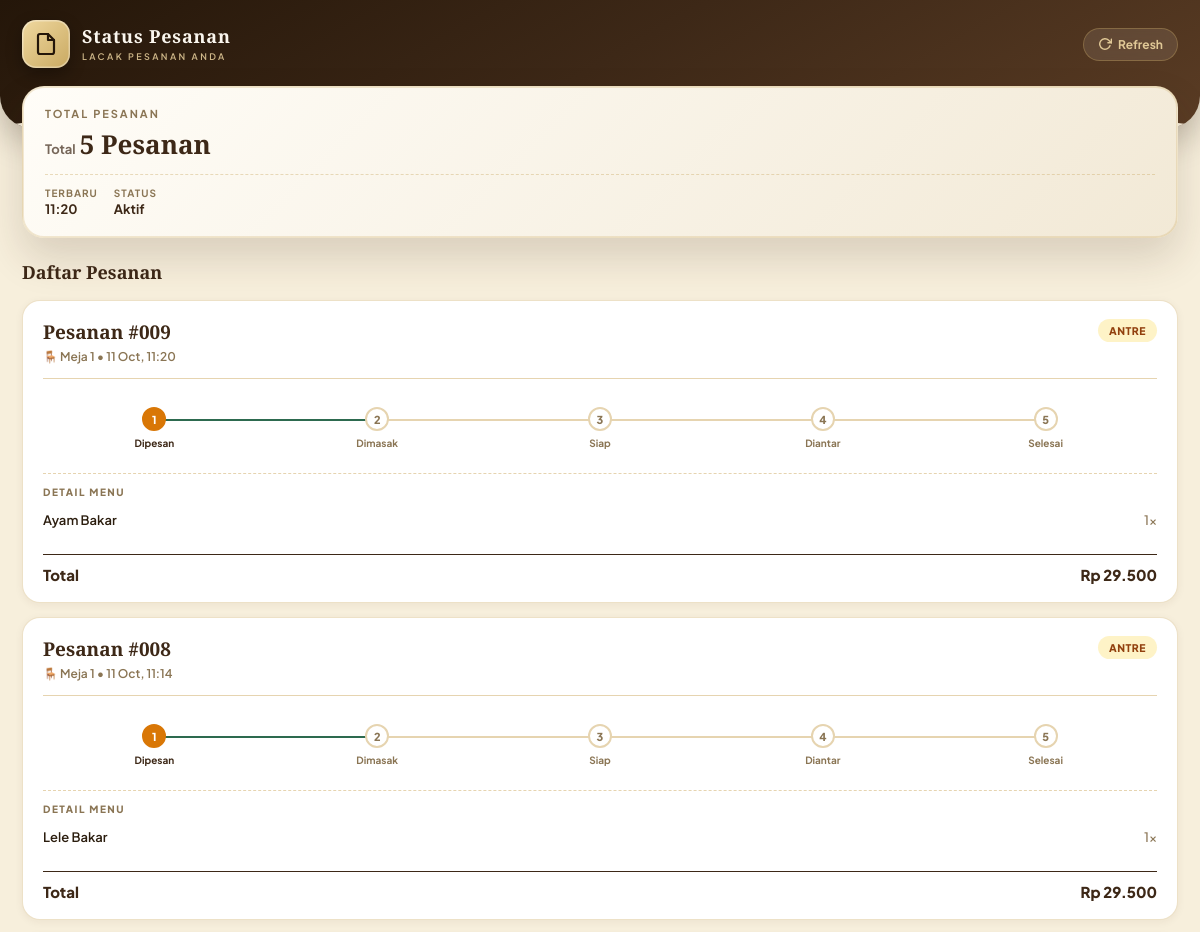
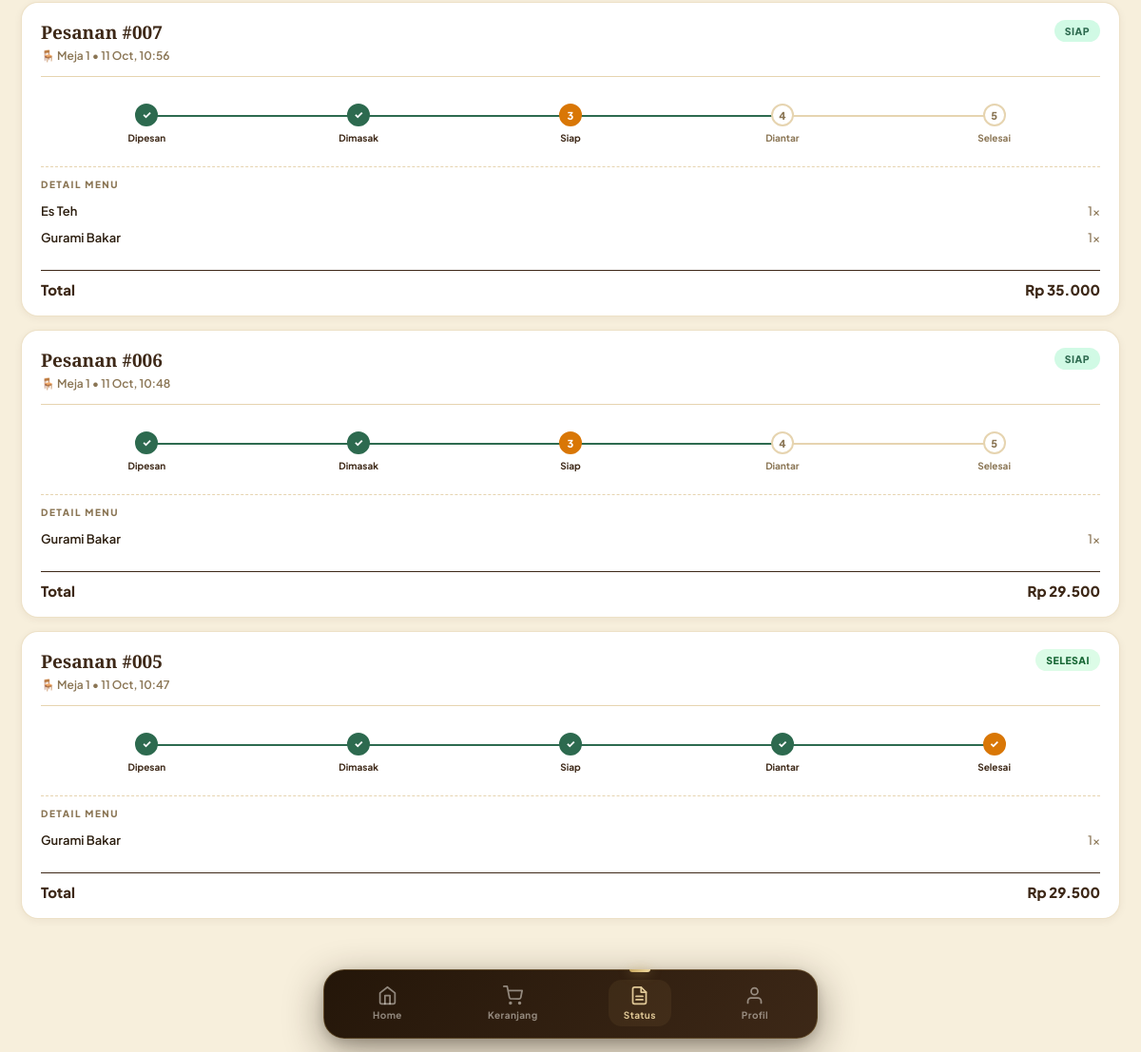
The app's page /user/status.php with its own data (2 pictures, top to bottom).
### tables this page shows
CREATE TABLE `pesanan` (
  `id_pesanan` int NOT NULL,
  `id_user` int DEFAULT NULL,
  `id_meja` int DEFAULT NULL,
  `total_harga` decimal(12,2) DEFAULT NULL,
  `status_bayar` enum('belum_bayar','lunas') DEFAULT NULL,
  `created_at` datetime DEFAULT NULL,
  `metode_bayar` enum('debit','cash','qris','e-wallet') NOT NULL,
  `catatan` text NOT NULL
);

CREATE TABLE `meja` (
  `id_meja` int NOT NULL,
  `nomor_meja` int DEFAULT NULL,
  `status_meja` enum('kosong','terisi') DEFAULT NULL,
  `qr_code` varchar(255) NOT NULL
);

CREATE TABLE `detail_pesanan` (
  `id_detail` int NOT NULL,
  `id_pesanan` int DEFAULT NULL,
  `id_menu` int DEFAULT NULL,
  `jumlah` int DEFAULT NULL,
  `harga_satuan` decimal(12,2) DEFAULT NULL,
  `subtotal` decimal(12,2) DEFAULT NULL,
  `status_memasak` enum('antre','dimasak','selesai','diantar') DEFAULT NULL
);

CREATE TABLE `menu` (
  `id_menu` int NOT NULL,
  `id_kategori` int DEFAULT NULL,
  `nama_menu` varchar(100) DEFAULT NULL,
  `harga` decimal(12,2) DEFAULT NULL,
  `foto` varchar(255) DEFAULT NULL,
  `deskripsi` text,
  `status_stok` enum('tersedia','habis') DEFAULT NULL
);

### user/status.php (the view, shortened to what this page needs)
<?php
include "../config.php";
$id_user = $_SESSION['id_user'] ?? 0;
$pesanan_list = [];
if ($id_user > 0) {
    $q = mysqli_query($db, "
        SELECT
            p.*,
            m.nomor_meja,
            GROUP_CONCAT(DISTINCT dp.status_memasak) AS status_memasak
        FROM pesanan p
        LEFT JOIN meja m ON p.id_meja = m.id_meja
        LEFT JOIN detail_pesanan dp ON p.id_pesanan = dp.id_pesanan
        WHERE p.id_user = $id_user
        GROUP BY p.id_pesanan
        ORDER BY p.created_at DESC
        LIMIT 10
    ");
} else {
    $q = mysqli_query($db, "
        SELECT
            p.*,
            m.nomor_meja,
            GROUP_CONCAT(DISTINCT dp.status_memasak) AS status_memasak
        FROM pesanan p
        LEFT JOIN meja m ON p.id_meja = m.id_meja
        LEFT JOIN detail_pesanan dp ON p.id_pesanan = dp.id_pesanan
        GROUP BY p.id_pesanan
        ORDER BY p.created_at DESC
        LIMIT 5
    ");
}
if ($q) {
    while ($row = mysqli_fetch_assoc($q)) {
        $id_p = $row['id_pesanan'];
        $q_d = mysqli_query($db, "
            SELECT dp.*, mn.nama_menu
            FROM detail_pesanan dp
            LEFT JOIN menu mn ON mn.id_menu = dp.id_menu
            WHERE dp.id_pesanan = $id_p
        ");
        $items = [];
        while ($d = mysqli_fetch_assoc($q_d)) {
            $items[] = $d;
        }
        $row['items'] = $items;
        $pesanan_list[] = $row;
    }
}
function getStage($status_masak, $status_bayar) {
    $statuses = $status_masak ? explode(',', $status_masak) : ['antre'];
    $statuses = array_map('trim', $statuses);
    $prioritas = ['antre' => 1, 'dimasak' => 2, 'selesai' => 3, 'diantar' => 4];
    $max = 1;
    foreach ($statuses as $s) {
        if (isset($prioritas[$s]) && $prioritas[$s] > $max) {
            $max = $prioritas[$s];
        }
    }
    if ($status_bayar === 'lunas' && $max >= 4) {
        return 5;
    }
    return $max;
}
?>
<!DOCTYPE html>
<html lang="id">
<head>
</head>
<body>
<header class="header">
    <div class="header-inner">
        <div class="header-title">
            <div class="header-icon">
                <svg width="24" height="24" viewBox="0 0 24 24" fill="none" stroke="currentColor" stroke-width="2.2" stroke-linecap="round" stroke-linejoin="round">
                    <path d="M14 2H6a2 2 0 0 0-2 2v16a2 2 0 0 0 2 2h12a2 2 0 0 0 2-2V8z"></path>
                    <polyline points="14 2 14 8 20 8"></polyline>
                </svg>
            </div>
            <div class="header-text">
                <h1>Status Pesanan</h1>
                <small>LACAK PESANAN ANDA</small>
            </div>
        </div>
        <button class="refresh-btn" id="refreshBtn" onclick="refreshPage()">
            <svg width="14" height="14" viewBox="0 0 24 24" fill="none" stroke="currentColor" stroke-width="2.5" stroke-linecap="round" stroke-linejoin="round">
                <polyline points="23 4 23 10 17 10"></polyline>
                <path d="M20.49 15a9 9 0 1 1-2.12-9.36L23 10"></path>
            </svg>
            Refresh
        </button>
    </div>
</header>
<div class="summary-wrap">
    <div class="summary-card">
        <div class="summary-label">Total Pesanan</div>
        <div class="summary-total">
            <span class="cur">Total</span>
            <?= count($pesanan_list); ?> Pesanan
        </div>
        <div class="summary-meta">
            <div class="item">
                <span>Terbaru</span>
                <span><?= !empty($pesanan_list) ? date('H:i', strtotime($pesanan_list[0]['created_at'])) : '-' ?></span>
            </div>
            <div class="item">
                <span>Status</span>
                <span><?= count($pesanan_list) > 0 ? 'Aktif' : 'Belum ada' ?></span>
            </div>
        </div>
    </div>
</div>
<div class="section-head">
    <h2>Daftar Pesanan</h2>
</div>
<?php if (!empty($pesanan_list)) : ?>
    <div class="order-list">
        <?php foreach ($pesanan_list as $p) :
            $stage = getStage($p['status_memasak'], $p['status_bayar']);
            $stage_label = ['antre' => 'ANTRE', 'dimasak' => 'DIMASAK', 'selesai' => 'SIAP', 'diantar' => 'DIANTAR', 'lunas' => 'SELESAI'];
            $status_keys = ['antre', 'dimasak', 'selesai', 'diantar', 'lunas'];
            $current_status = $status_keys[$stage - 1] ?? 'antre';
        ?>
            <div class="order-card">
                <div class="order-head">
                    <div>
                        <div class="order-id">
                            Pesanan #<?= str_pad($p['id_pesanan'], 3, '0', STR_PAD_LEFT); ?>
                        </div>
                        <div class="order-meta">
                            🪑 Meja <?= htmlspecialchars($p['nomor_meja'] ?? '-'); ?>
                            • <?= date('d M, H:i', strtotime($p['created_at'])); ?>
                        </div>
                    </div>
                    <span class="order-badge <?= $current_status; ?>">
                        <?= $stage_label[$current_status] ?? strtoupper($current_status); ?>
                    </span>
                </div>
                <div class="timeline">
                    <div class="step <?= $stage >= 1 ? 'done' : ''; ?> <?= $stage == 1 ? 'active' : ''; ?>">
                        <div class="circle"><?= $stage > 1 ? '✓' : '1'; ?></div>
                        <div class="label">Dipesan</div>
                    </div>
                    <div class="step <?= $stage >= 2 ? 'done' : ''; ?> <?= $stage == 2 ? 'active' : ''; ?>">
                        <div class="circle"><?= $stage > 2 ? '✓' : '2'; ?></div>
                        <div class="label">Dimasak</div>
                    </div>
                    <div class="step <?= $stage >= 3 ? 'done' : ''; ?> <?= $stage == 3 ? 'active' : ''; ?>">
                        <div class="circle"><?= $stage > 3 ? '✓' : '3'; ?></div>
                        <div class="label">Siap</div>
                    </div>
                    <div class="step <?= $stage >= 4 ? 'done' : ''; ?> <?= $stage == 4 ? 'active' : ''; ?>">
                        <div class="circle"><?= $stage > 4 ? '✓' : '4'; ?></div>
                        <div class="label">Diantar</div>
                    </div>
                    <div class="step <?= $stage >= 5 ? 'done' : ''; ?> <?= $stage == 5 ? 'active' : ''; ?>">
                        <div class="circle"><?= $stage >= 5 ? '✓' : '5'; ?></div>
                        <div class="label">Selesai</div>
                    </div>
                </div>
                <div class="order-items">
                    <div class="order-items-title">Detail Menu</div>
                    <?php foreach ($p['items'] as $it) : ?>
                        <div class="order-item-line">
                            <span class="name"><?= htmlspecialchars($it['nama_menu'] ?? 'Menu #' . $it['id_menu']); ?></span>
                            <span class="qty"><?= $it['jumlah']; ?>×</span>
                        </div>
                    <?php endforeach; ?>
                </div>
                <div class="order-total">
                    <span>Total</span>
                    <span>Rp <?= number_format((float)$p['total_harga'], 0, ',', '.'); ?></span>
                </div>
            </div>
        <?php endforeach; ?>
    </div>
<?php endif; ?>
<div class="bottom-nav">
    <a href="index.php" class="nav-item">
        <svg viewBox="0 0 24 24" fill="none" stroke="currentColor" stroke-linecap="round" stroke-linejoin="round">
            <path d="M3 9l9-7 9 7v11a2 2 0 0 1-2 2H5a2 2 0 0 1-2-2z"></path>
            <polyline points="9 22 9 12 15 12 15 22"></polyline>
        </svg>
        Home
    </a>
    <a href="keranjang.php" class="nav-item">
        <svg viewBox="0 0 24 24" fill="none" stroke="currentColor" stroke-linecap="round" stroke-linejoin="round">
            <circle cx="9" cy="21" r="1"></circle>
            <circle cx="20" cy="21" r="1"></circle>
            <path d="M1 1h4l2.68 13.39a2 2 0 0 0 2 1.61h9.72a2 2 0 0 0 2-1.61L23 6H6"></path>
        </svg>
        Keranjang
    </a>
    <a href="status.php" class="nav-item active">
        Status
    </a>
    <a href="profil.php" class="nav-item">
        <svg viewBox="0 0 24 24" fill="none" stroke="currentColor" stroke-linecap="round" stroke-linejoin="round">
            <path d="M20 21v-2a4 4 0 0 0-4-4H8a4 4 0 0 0-4 4v2"></path>
            <circle cx="12" cy="7" r="4"></circle>
        </svg>
        Profil
    </a>
</div>
</body>
</html>

### records on screen
pesanan: created_at "11:20", id_pesanan "009", id_meja.nomor_meja "1", created_at "11 Oct, 11:20", current_status "ANTRE", status_bayar "1", total_harga "29.500"
detail_pesanan: id_menu.nama_menu "Ayam Bakar", jumlah "1"
pesanan: id_pesanan "008", id_meja.nomor_meja "1", created_at "11 Oct, 11:14", current_status "ANTRE", status_bayar "1", total_harga "29.500"
detail_pesanan: id_menu.nama_menu "Lele Bakar", jumlah "1"
pesanan: id_pesanan "007", id_meja.nomor_meja "1", created_at "11 Oct, 10:56", current_status "SIAP", status_bayar "3", total_harga "35.000"
detail_pesanan: id_menu.nama_menu "Es Teh", jumlah "1"
detail_pesanan: id_menu.nama_menu "Gurami Bakar", jumlah "1"
pesanan: id_pesanan "006", id_meja.nomor_meja "1", created_at "11 Oct, 10:48", current_status "SIAP", status_bayar "3", total_harga "29.500"
detail_pesanan: id_menu.nama_menu "Gurami Bakar", jumlah "1"
pesanan: id_pesanan "005", id_meja.nomor_meja "1", created_at "11 Oct, 10:47", current_status "SELESAI", total_harga "29.500"
detail_pesanan: id_menu.nama_menu "Gurami Bakar", jumlah "1"

### other values on screen
count($pesanan_list) "5"
